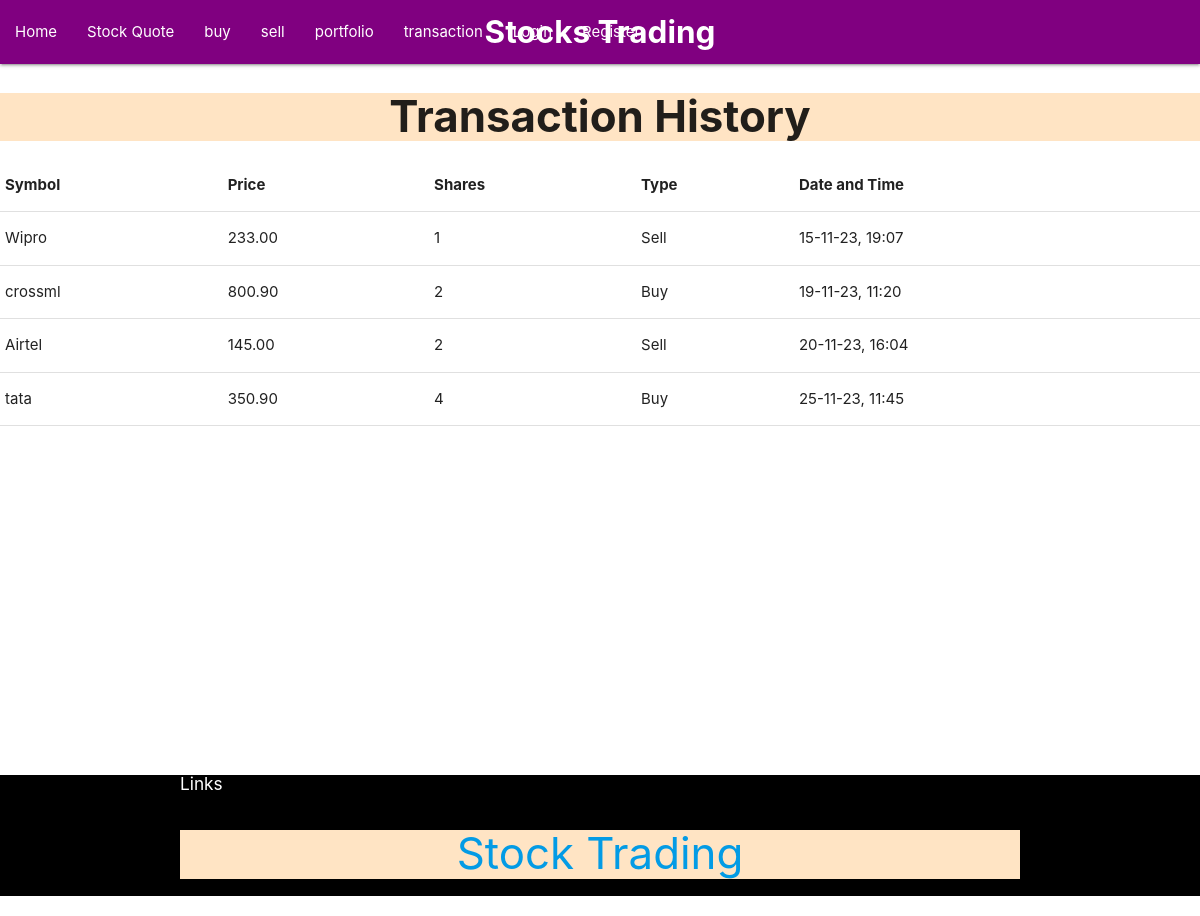
The app's page /transaction-history/, older data.
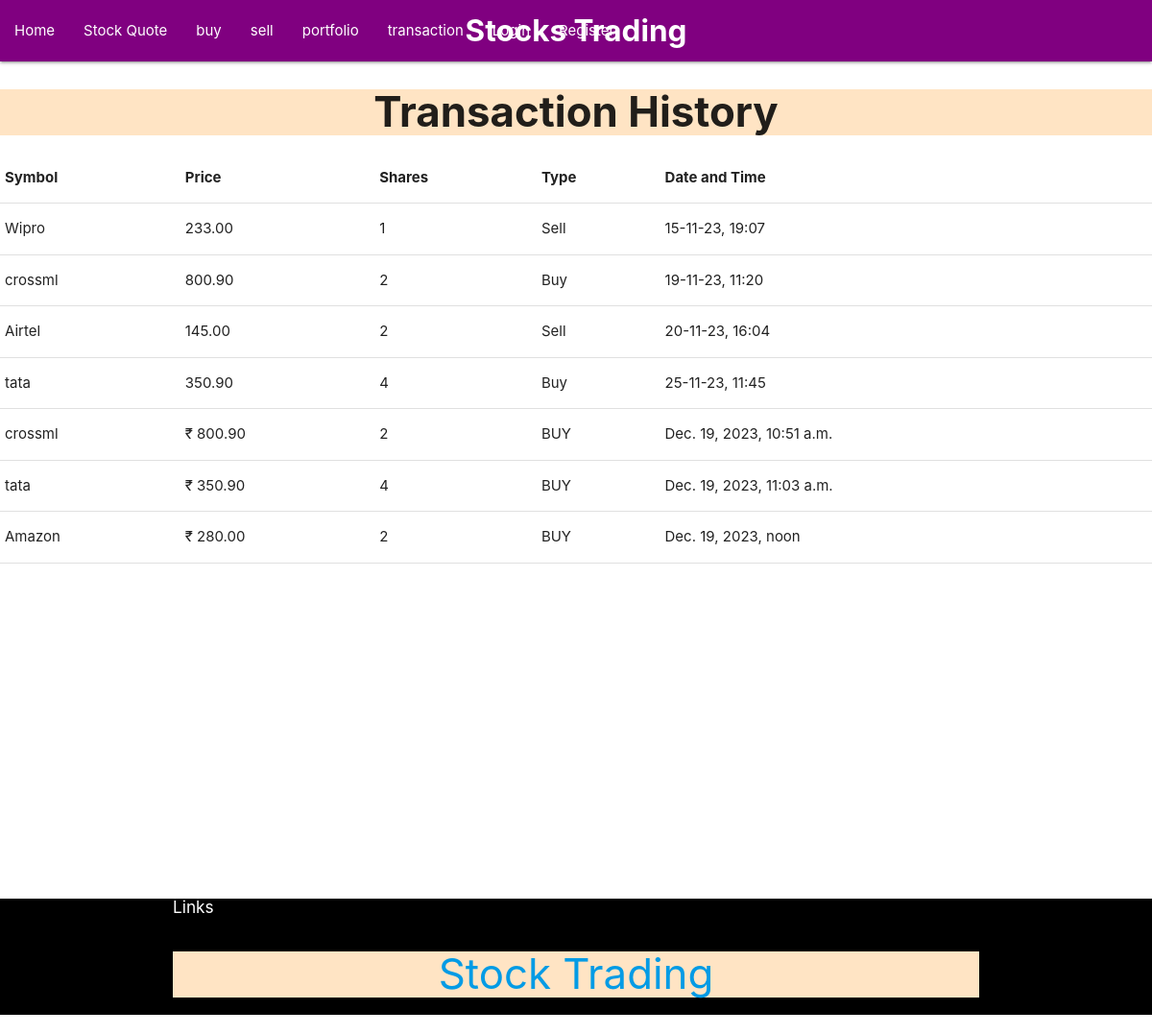
The same page, newer data.
### userside/models.py (models this page shows, shortened)
class Transaction(models.Model):
    user = models.ForeignKey(User, on_delete=models.CASCADE)
    symbol = models.CharField(default='no', max_length=255)
    shares = models.PositiveIntegerField()
    price = models.DecimalField(max_digits=10, decimal_places=2, default=0)
    total = models.DecimalField(max_digits=10, decimal_places=2, default=0)
    transaction_type = models.CharField(max_length=255, choices=[('BUY', 'Buy'), ('SELL', 'Sell')], null=False)
    date_time = models.DateTimeField(auto_now_add=True)

### userside/views.py (the view)
# urls.py: path('transaction-history/', views.transaction_history, name='transaction-history'),
def transaction_history(request):
    transactions = Transaction.objects.all()
    return render(request, 'userside/transaction_history.html', {'transactions': transactions})

### userside/templates/userside/transaction_history.html (shortened to what this page needs)
{% extends "stock_quote/stock_home.html" %}
{% load static %}
{% block body %}
<html>
<head>
</head>
<body>
    <h3><b>Transaction History</b></h3>
    <table>
        <thead>
            <tr>
                <th>Symbol</th>
                <th>Price</th>
                <th>Shares</th>
                <th>Type</th>
                <th>Date and Time</th>
            </tr>
            <tr>
                <td>Wipro</td>
                <td>233.00</td>
                <td>1</td>
                <td>Sell</td>
                <td>15-11-23, 19:07</td>
            </tr>
            <tr>
                <td>crossml</td>
                <td>800.90</td>
                <td>2</td>
                <td>Buy</td>
                <td>19-11-23, 11:20</td>
            </tr>
            <tr>
                <td>Airtel</td>
                <td>145.00</td>
                <td>2</td>
                <td>Sell</td>
                <td>20-11-23, 16:04</td>
            </tr>
            <tr>
                <td>tata</td>
                <td>350.90</td>
                <td>4</td>
                <td>Buy</td>
                <td>25-11-23, 11:45</td>
            </tr>
        </thead>
        <tbody>
            {% for item in transactions %}
                <tr>
                    <td>{{ item.symbol }}</td>
                    <td> &#8377; {{ item.price }}</td>
                    <td>{{ item.shares }}</td>
                    <td>{{ item.transaction_type }}</td>
                    <td>{{ item.date_time }}</td>
                </tr>
            {% endfor %}
        </tbody>
    </table>
</body>
</html>
{% endblock %}

### stock_quote/templates/stock_quote/stock_home.html (shortened to what this page needs)
{% load static %}
<!DOCTYPE html>
<html lang="en">
<head>
    <link rel="stylesheet" href="https://cdnjs.cloudflare.com/ajax/libs/materialize/1.0.0/css/materialize.min.css">
    <link href="{% static 'shares/styles.css' %}" rel="stylesheet">
</head>
<body>
    <nav class="blue">
        <div class="nav-wrapper">
          <a href="#" class="brand-logo center"><b>Stocks Trading</b></a>
          <ul id="nav-mobile" class="left hide-on-med-and-down">
          <li ><a href="{% url 'userside:home' %}">Home</a></li>
          <li ><a href="{% url 'stock_quote:quote' %}">Stock Quote</a></li>
          <li ><a href="{% url 'userside:buy-stock' %}">buy</a></li>
          <li ><a href="{% url 'userside:sell-stock' %}">sell</a></li>
          <li ><a href="{% url 'userside:portfolio' %}">portfolio</a></li>
          <li ><a href="{% url 'userside:transaction-history' %}">transaction</a></li>
          {% if user.is_authenticated %}
            <li ><a href="{% url 'userside:logout' %}">Logout</a></li>
          {% else %}
            <li ><a href="{% url 'userside:user-login' %}">Login</a></li>
            <li ><a href="{% url 'userside:user-register' %}">Register</a></li>
          {% endif %}
          </ul>
        </div>
    </nav>
      <div class="body">
          {% block body %}
          {% endblock %}
      </div>
<br>
<br>
<br>
<br>
<br>
<br>
<br>
<br>
<br>
<br>
<br>
<br>
<br>
<br>
<br>
 <footer class="footer">
    <div class="container">
        <div class="row">
            <div class="col-lg-2  col-md-6">
                <div class="single-footer-widget">
                    <h6>Links</h6>
                </div>
            </div>
        </div>
        <div class="row footer-bottom d-flex justify-content-between">
            <p class="col-lg-8 col-sm-12 footer-text m-0">
               <a href="#" target="_blank"><h3>Stock Trading</h3></a>
                </p>
        </div>
    </div>
  </footer>
</body>
</html>

### stock_quote/templates/stock_quote/stock_home.html (style rules this page uses)
.nav-wrapper { background-color: purple; }
.footer { background-color: black; color: white; }

### userside/templates/userside/transaction_history.html (style rules this page uses)
h3 { text-align:center; background-color: Bisque; }

Row changes from the older to the newer data that the page shows:
added Transaction: symbol "crossml", price "800.90", shares "2", transaction_type "BUY", date_time "Dec. 19, 2023, 10:51 a.m."
added Transaction: symbol "tata", price "350.90", shares "4", transaction_type "BUY", date_time "Dec. 19, 2023, 11:03 a.m."
added Transaction: symbol "Amazon", price "280.00", shares "2", transaction_type "BUY", date_time "Dec. 19, 2023, noon"
